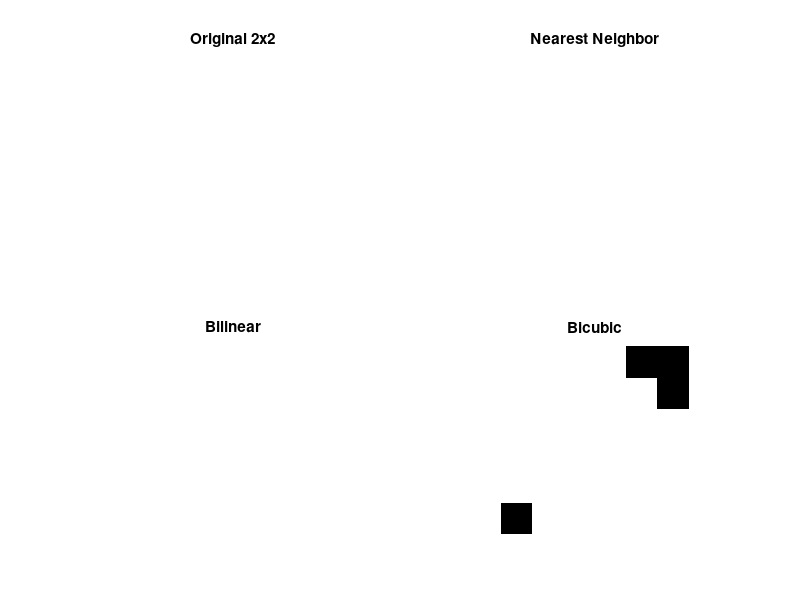

Write the MATLAB code that produced this figure.

clc
clear all
close all

pkg load image;

% Original 2x2 image
A = [255, 10;
     30, 244];

imshow(A);
imwrite(A,'A.jpg');

% Resizing the image to 6x6
scale = [6, 6];

% Nearest neighbor interpolation
nearest_img = imresize(A, scale, 'nearest');
imwrite(nearest_img,'nearest.jpg');
% Bilinear interpolation
bilinear_img = imresize(A, scale, 'bilinear');

% Bicubic interpolation
bicubic_img = imresize(A, scale, 'bicubic');
imwrite(bicubic_img,'bicubic.jpg');

% Display the results
figure;
subplot(2,2,1), imshow(A, 'InitialMagnification', 'fit'), title('Original 2x2');
subplot(2,2,2), imshow(nearest_img, 'InitialMagnification', 'fit'), title('Nearest Neighbor');
subplot(2,2,3), imshow(bilinear_img, 'InitialMagnification', 'fit'), title('Bilinear');
subplot(2,2,4), imshow(bicubic_img, 'InitialMagnification', 'fit'), title('Bicubic');

